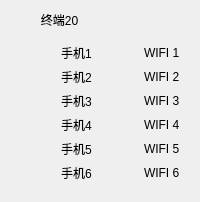
     <widget class="QWidget" name="widget_20" native="true">
      <layout class="QGridLayout" name="gridLayout_22">
       <item row="0" column="0">
        <layout class="QVBoxLayout" name="verticalLayout_21">
         <item>
          <widget class="QLabel" name="label_585">
           <property name="text">
            <string>         终端20</string>
           </property>
          </widget>
         </item>
         <item>
          <widget class="QWidget" name="widget_48" native="true">
           <layout class="QGridLayout" name="gridLayout_48">
            <item row="1" column="0">
             <widget class="LightButton" name="lightButton1_565" native="true"/>
            </item>
            <item row="2" column="0">
             <widget class="LightButton" name="lightButton1_566" native="true"/>
            </item>
            <item row="0" column="2">
             <widget class="LightButton" name="lightButton1_567" native="true"/>
            </item>
            <item row="4" column="2">
             <widget class="LightButton" name="lightButton1_568" native="true"/>
            </item>
            <item row="5" column="0">
             <widget class="LightButton" name="lightButton1_569" native="true"/>
            </item>
            <item row="0" column="0">
             <widget class="LightButton" name="lightButton1_570" native="true"/>
            </item>
            <item row="5" column="2">
             <widget class="LightButton" name="lightButton1_571" native="true"/>
            </item>
            <item row="1" column="2">
             <widget class="LightButton" name="lightButton1_572" native="true"/>
            </item>
            <item row="2" column="2">
             <widget class="LightButton" name="lightButton1_573" native="true"/>
            </item>
            <item row="3" column="2">
             <widget class="LightButton" name="lightButton1_574" native="true"/>
            </item>
            <item row="4" column="0">
             <widget class="LightButton" name="lightButton1_575" native="true"/>
            </item>
            <item row="3" column="0">
             <widget class="LightButton" name="lightButton1_576" native="true"/>
            </item>
            <item row="0" column="3">
             <widget class="QLabel" name="WifiLabel20_1">
              <property name="text">
               <string>WIFI 1</string>
              </property>
             </widget>
            </item>
            <item row="4" column="3">
             <widget class="QLabel" name="WifiLabel20_5">
              <property name="text">
               <string>WIFI 5</string>
              </property>
             </widget>
            </item>
            <item row="3" column="3">
             <widget class="QLabel" name="WifiLabel20_4">
              <property name="text">
               <string>WIFI 4</string>
              </property>
             </widget>
            </item>
            <item row="3" column="1">
             <widget class="QLabel" name="PhoneLabel20_4">
              <property name="text">
               <string>手机4</string>
              </property>
             </widget>
            </item>
            <item row="0" column="1">
             <widget class="QLabel" name="PhoneLabel20_1">
              <property name="text">
               <string>手机1</string>
              </property>
             </widget>
            </item>
            <item row="2" column="1">
             <widget class="QLabel" name="PhoneLabel20_3">
              <property name="text">
               <string>手机3</string>
              </property>
             </widget>
            </item>
            <item row="4" column="1">
             <widget class="QLabel" name="PhoneLabel20_5">
              <property name="text">
               <string>手机5</string>
              </property>
             </widget>
            </item>
            <item row="5" column="1">
             <widget class="QLabel" name="PhoneLabel20_6">
              <property name="text">
               <string>手机6</string>
              </property>
             </widget>
            </item>
            <item row="1" column="1">
             <widget class="QLabel" name="PhoneLabel20_2">
              <property name="text">
               <string>手机2</string>
              </property>
             </widget>
            </item>
            <item row="5" column="3">
             <widget class="QLabel" name="WifiLabel20_6">
              <property name="text">
               <string>WIFI 6</string>
              </property>
             </widget>
            </item>
            <item row="2" column="3">
             <widget class="QLabel" name="WifiLabel20_3">
              <property name="text">
               <string>WIFI 3</string>
              </property>
             </widget>
            </item>
            <item row="1" column="3">
             <widget class="QLabel" name="WifiLabel20_2">
              <property name="text">
               <string>WIFI 2</string>
              </property>
             </widget>
            </item>
           </layout>
          </widget>
         </item>
        </layout>
       </item>
      </layout>
     </widget>
